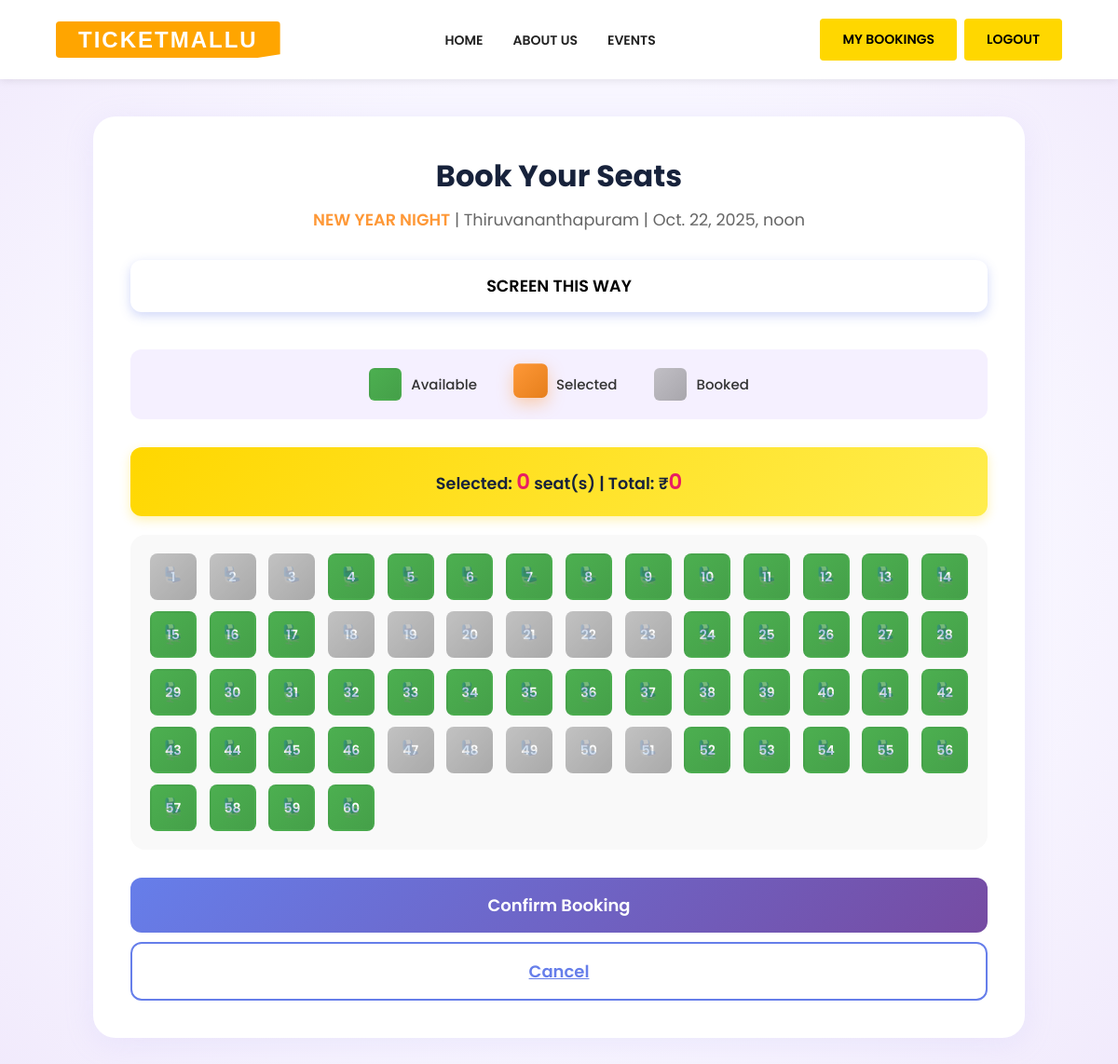
Page /booking/seat-selector/20/ (signed in) on the committed database.
### myapp/models.py (models this page shows, shortened)
class Event(models.Model):
    CATEGORY_CHOICES = [
        ('music', 'Arts and Music'),
        ('industrial', 'Industrial Engineering'),
        ('health', 'Health & Wellness'),
        ('education', 'Education & Training'),
        ('travel', 'Travel & Tourism'),
        ('sports', 'Sports & Travel'),
    ]
    title = models.CharField(max_length=255)
    date = models.DateTimeField()
    location = models.CharField(max_length=255)
    total_seats = models.PositiveIntegerField()
    available_seats = models.PositiveIntegerField()
    price = models.DecimalField(max_digits=10, decimal_places=2, default=0)
    category = models.CharField(max_length=50, choices=CATEGORY_CHOICES, default='music')  # ✅ ADD THIS
    image = models.ImageField(upload_to='event_images/', blank=True, null=True)

### booking/views.py (the view, shortened to what this page needs)
# urls.py: path('seat-selector/<int:event_id>/', views.SeatSelectorView.as_view(), name='seat-selector'),
class SeatSelectorView(LoginRequiredMixin, APIView):
    login_url = '/login/'
    renderer_classes = [TemplateHTMLRenderer]
    template_name = 'seat_selector.html'
    def get(self, request, event_id):
        event = get_object_or_404(Event, id=event_id)
        booked_seats = Seat.objects.filter(booking__event=event).values_list('seat_number', flat=True)
        seats = list(range(1, event.total_seats + 1))
        return Response({'event': event, 'seats': seats, 'booked_seats': booked_seats})

### booking/templates/seat_selector.html (shortened to what this page needs)
{% load static %}
<!DOCTYPE html>
<html lang="en">
<head>
</head>
<body>
    <header>
        <nav>
            <div style="display:flex;align-items:center;gap:12px;">
                <span class="logo" style="font-family:sans-serif;font-weight:900;font-size:24px;letter-spacing:2px;line-height:0.8;text-transform:uppercase;color:#fff;background:linear-gradient(90deg,orange,orange);padding:10px 24px;clip-path:polygon(0 0,100% 0,100% 90%,90% 100%,0 100%);">TicketMallu</span>
            </div>
            <div class="nav-menu" id="navMenu">
                <ul>
                    <li><a href="{% url 'event-list' %}">HOME</a></li>
                    <li><a href="{% url 'event-list' %}#about-us">ABOUT US</a></li>
                    <li><a href="{% url 'event-list' %}#events">EVENTS</a></li>
                </ul>
            </div>
            <div class="nav-actions" id="navActions">
                {% if user.is_authenticated %}
                    {% if not user.is_superuser %}
                        <a href="{% url 'booking-list' %}" class="cta-btn">MY BOOKINGS</a>
                    {% endif %}
                    <a href="{% url 'logout' %}" class="cta-btn">LOGOUT</a>
                {% else %}
                    <a href="{% url 'login' %}" class="cta-btn">LOGIN</a>
                {% endif %}
            </div>
        </nav>
    </header>
    <div class="container">
        <h1>Book Your Seats</h1>
        <div class="event-info">
            <strong>{{ event.title }}</strong> | {{ event.location }} | {{ event.date }}
        </div>
        <div class="screen">
             SCREEN THIS WAY
        </div>
        <div class="legend">
            <div><span class="available"></span> Available</div>
            <div><span class="selected"></span> Selected</div>
            <div><span class="booked"></span> Booked</div>
        </div>
        <div class="selection-summary" id="summary">
            Selected: <span id="count">0</span> seat(s) | Total: ₹<span id="total">0</span>
        </div>
        <form method="post" id="seatForm">
            <div class="seat-grid">
                {% for seat in seats %}
                    {% if seat in booked_seats %}
                        <div class="seat booked" title="Already Booked">{{ seat }}</div>
                    {% else %}
                        <label class="seat available" title="Click to select">
                            {{ seat }}
                        </label>
                    {% endif %}
                {% endfor %}
            </div>
            <button type="submit" class="btn">Confirm Booking</button>
            <a href="{% url 'event-list' %}" class="btn btn-secondary" style="margin-top: 10px; display: inline-block;">Cancel</a>
        </form>
    </div>
</body>
</html>

### booking/templates/seat_selector.html (style rules this page uses)
* { margin: 0; padding: 0; box-sizing: border-box; }
body { font-family: 'Poppins', sans-serif; background: radial-gradient(ellipse at center, #f8f6ff 60%, #f1eafc 100%); color: #333; min-height: 100vh; }
header { background: #fff; padding: 20px 0; box-shadow: 0 2px 8px rgba(0,0,0,0.08); }
nav { width: 90%; margin: auto; display: flex; justify-content: space-between; align-items: center; }
.logo { font-weight: 700; font-size: 24px; color: #17223b; background: #ffd700; padding: 8px 16px; border-radius: 4px; display: flex; align-items: center; gap: 8px; }
nav ul { display: flex; gap: 32px; list-style: none; margin: 0; padding: 0; align-items: center; }
nav a { color: #222; text-decoration: none; font-weight: 600; font-size: 14px; transition: color 0.3s; }
.nav-menu { display: flex; gap: 32px; align-items: center; }
.nav-actions { display: flex; gap: 8px; align-items: center; }
.cta-btn { background: #ffd700; color: #000; padding: 12px 24px; border-radius: 4px; text-decoration: none; font-weight: 600; transition: all 0.3s ease; }
.container { width: 90%; max-width: 1000px; margin: 40px auto; background: #fff; padding: 40px; border-radius: 24px; box-shadow: 0 6px 32px rgba(180, 168, 245, 0.16); }
h1 { text-align: center; margin-bottom: 10px; color: #17223b; font-size: 2em; font-weight: 700; }
.event-info { text-align: center; color: #666; margin-bottom: 30px; font-size: 1.1em; }
.event-info strong { color: #fe9837; font-weight: 600; }
.screen { background: none; color: black; text-align: center; padding: 15px; border-radius: 12px; margin-bottom: 40px; font-weight: 600; font-size: 1.1em; box-shadow: 0 4px 12px rgba(102, 126, 234, 0.3); }
.seat-grid { display: grid; grid-template-columns: repeat(auto-fill, minmax(50px, 1fr)); gap: 12px; justify-items: center; margin-bottom: 30px; padding: 20px; background: #f9f9f9; border-radius: 16px; }
.seat { width: 50px; height: 50px; border-radius: 8px; display: flex; align-items: center; justify-content: center; cursor: pointer; font-weight: 600; font-size: 14px; color: #fff; transition: all 0.3s ease; position: relative; }
.seat::before { content: '💺'; position: absolute; font-size: 20px; opacity: 0.3; }
.available { background: linear-gradient(135deg, #4caf50 0%, #45a049 100%); border: 2px solid transparent; }
.selected { background: linear-gradient(135deg, #fe9837 0%, #e67f1c 100%); transform: translateY(-4px) scale(1.05); box-shadow: 0 6px 16px rgba(254, 152, 55, 0.4); animation: pulse 0.5s ease; }
.booked { background: linear-gradient(135deg, #9e9e9e 0%, #757575 100%); cursor: not-allowed; opacity: 0.6; }
.legend { display: flex; justify-content: center; gap: 40px; margin-bottom: 30px; padding: 20px; background: #f5f0ff; border-radius: 12px; }
.legend div { display: flex; align-items: center; gap: 10px; font-size: 15px; font-weight: 500; }
.legend span { width: 35px; height: 35px; display: inline-block; border-radius: 6px; }
.legend .available { background: linear-gradient(135deg, #4caf50 0%, #45a049 100%); }
.legend .selected { background: linear-gradient(135deg, #fe9837 0%, #e67f1c 100%); }
.legend .booked { background: linear-gradient(135deg, #9e9e9e 0%, #757575 100%); }
.selection-summary { background: linear-gradient(135deg, #ffd700 0%, #ffed4e 100%); padding: 20px; border-radius: 12px; margin-bottom: 20px; text-align: center; font-weight: 600; font-size: 1.1em; color: #17223b; box-shadow: 0 4px 12px rgba(255, 215, 0, 0.3); }
.selection-summary span { font-size: 1.3em; color: #e91e63; }
.btn { display: block; width: 100%; text-align: center; padding: 16px; background: linear-gradient(135deg, #667eea 0%, #764ba2 100%); color: white; border: none; border-radius: 12px; cursor: pointer; font-size: 18px; font-weight: 600; margin-top: 10px; transition: all 0.3s ease; font-family: 'Poppins', sans-serif; }
.btn-secondary { background: #fff; color: #667eea; border: 2px solid #667eea; }

### rows in the picture
Event: title "NEW YEAR NIGHT", location "Thiruvananthapuram", date "Oct. 22, 2025, noon"

### other values in the picture
{{ seat }} "1" "2" "3" "18" "19" "20" "21" "22" "23" "47" "48" "49" "50" "51"
{{ seat }} "4" "5" "6" "7" "8" "9" "10" "11" "12" "13" "14" "15" "16" "17" "24" "25" "26" "27" "28" "29" "30" "31" "32" "33" "34" "35" "36" "37" "38" "39" "40" "41" "42" "43" "44" "45" "46" "52" "53" "54" "55" "56" "57" "58" "59" "60"
